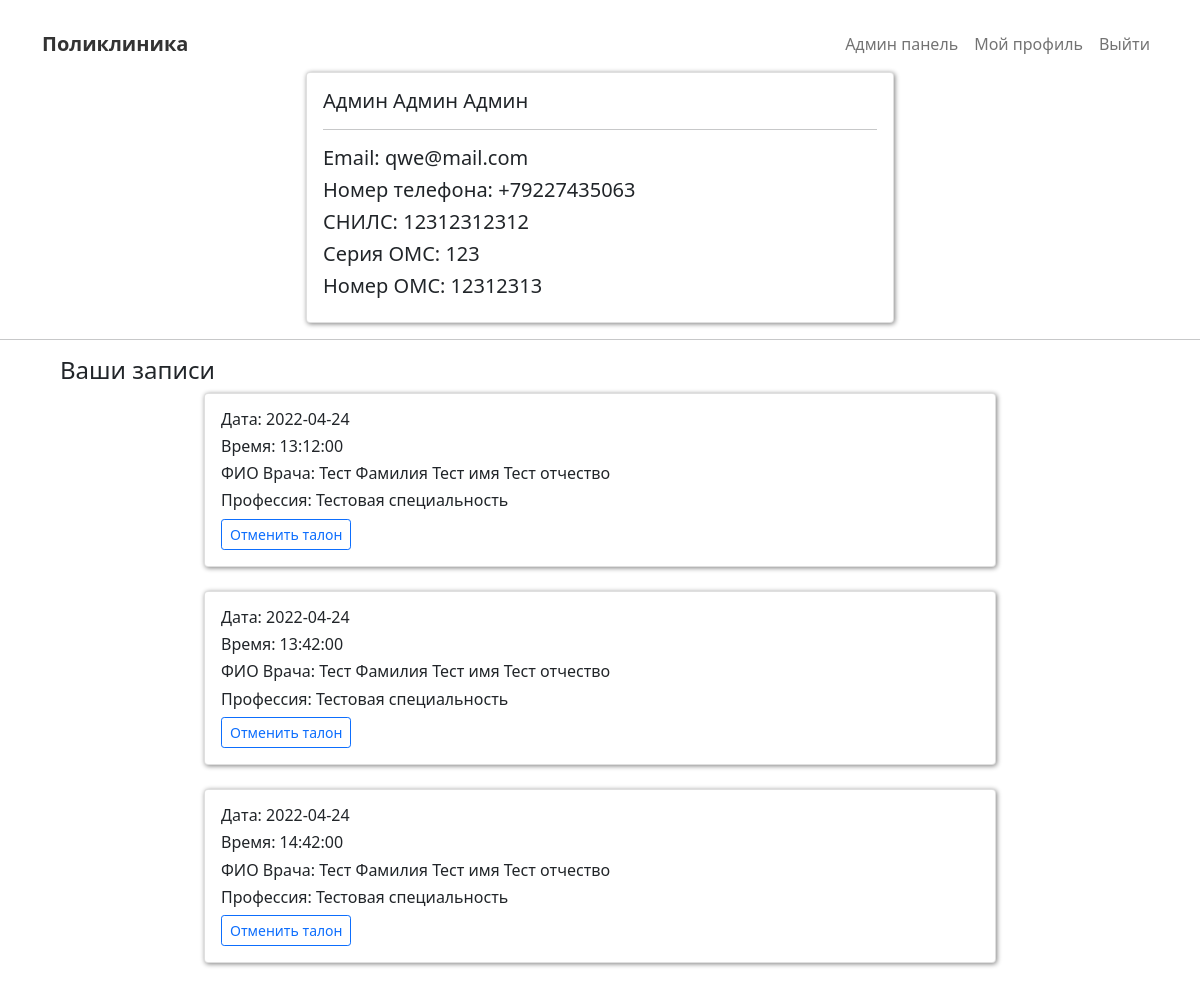
The app's page /profile (signed in) with its own data.
### data/reg_users.py (models this page shows, shortened)
class Reg_User(SqlAlchemyBase, UserMixin, SerializerMixin):
    __tablename__ = 'reg_users'
    id = sqlalchemy.Column(sqlalchemy.Integer,
                           primary_key=True, autoincrement=True, index=True)
    email = sqlalchemy.Column(sqlalchemy.String, nullable=False, unique=True)
    hashed_password = sqlalchemy.Column(sqlalchemy.String, nullable=False)
    name = sqlalchemy.Column(sqlalchemy.String, nullable=False)
    surname = sqlalchemy.Column(sqlalchemy.String, nullable=False)
    patronymic = sqlalchemy.Column(sqlalchemy.String, nullable=False)
    phone_number = sqlalchemy.Column(sqlalchemy.String, nullable=False)
    snils = sqlalchemy.Column(sqlalchemy.String, nullable=False)
    oms_series = sqlalchemy.Column(sqlalchemy.String, nullable=False)
    oms_number = sqlalchemy.Column(sqlalchemy.String, nullable=False)
    def get_fio(self):
        return f"{self.surname} {self.name} {self.patronymic}"
    def get_phone(self):
        return self.phone_number
    def get_snils(self):
        return self.snils
    def get_oms_series(self):
        return self.oms_series
    def get_oms_number(self):
        return self.oms_number
    def get_email(self):
        return self.email

### data/doctor_model.py (models this page shows, shortened)
class Reg_Doctor(SqlAlchemyBase, UserMixin, SerializerMixin):
    __tablename__ = 'reg_doctor'
    id = sqlalchemy.Column(sqlalchemy.Integer,
                           primary_key=True, autoincrement=True, index=True)
    login = sqlalchemy.Column(sqlalchemy.String, nullable=False, unique=True)
    hashed_password = sqlalchemy.Column(sqlalchemy.String, nullable=False)
    name = sqlalchemy.Column(sqlalchemy.String, nullable=False)
    middle_name = sqlalchemy.Column(sqlalchemy.String, nullable=False)
    surname = sqlalchemy.Column(sqlalchemy.String, nullable=False)
    prof = sqlalchemy.Column(sqlalchemy.String, nullable=False)
    image = sqlalchemy.Column(sqlalchemy.BLOB, nullable=True, default=None)
    is_active = sqlalchemy.Column(sqlalchemy.Boolean, default=False)
    doc_schedule = orm.relation("Schedule", back_populates='doctor')

class Schedule(SqlAlchemyBase):
    __tablename__ = 'add_schedule'
    id = sqlalchemy.Column(sqlalchemy.Integer,
                           primary_key=True, autoincrement=True)
    doc_id = sqlalchemy.Column(sqlalchemy.Integer, sqlalchemy.ForeignKey("reg_doctor.id"), nullable=False)
    doctor = orm.relation('Reg_Doctor')
    date = sqlalchemy.Column(sqlalchemy.Date, nullable=False)
    tickets = sqlalchemy.Column(sqlalchemy.TIME, nullable=False)
    state = sqlalchemy.Column(sqlalchemy.Text, nullable=False)
    sch = orm.relation("ScheduleForUser", back_populates='user_ticket')

### app.py (the view)
@app.route("/profile", methods=['POST', 'GET'])
@login_required
def profile():
    user = current_user
    schedule_info = []
    with db_session.create_session() as sess:
        user_tickets = sess.query(ScheduleForUser).filter(ScheduleForUser.user_id == user.id).all()
        user_tickets = [x.schedule_id for x in user_tickets]
        all_tickets = sess.query(Schedule).all()
        for tickt_num, i in enumerate(all_tickets):
            if i.id in user_tickets and i.date >= datetime.datetime.today().date():
                doc = sess.query(Reg_Doctor).filter(Reg_Doctor.id == i.doc_id).first()
                schedule_info.append({
                    'id': i.id,
                    'date': i.date,
                    'time': i.tickets,
                    'doc_fio': f"{doc.surname} {doc.name} {doc.middle_name}",
                    'doc_prof': doc.prof
                })
    schedule_info = sorted(schedule_info, key=lambda x: (x['date'], x['time']))
    return render_template('profile.html', user=user, is_auth=current_user.is_authenticated, is_admin=session['_user_id'] == admin_id, info=schedule_info)

### app.py (called while the page is built)
@login_manager.user_loader
def load_user(user_id):
    db_sess = db_session.create_session()
    return db_sess.query(Reg_User).get(user_id)

### data/db_session.py (called while the page is built)
def create_session() -> Session:
    global __factory
    return __factory()

### templates/profile.html (shortened to what this page needs)
{% extends "base.html" %}
{% block content %}
<div class="row justify-content-center">
    <div class="col-12 col-sm-10 col-md-9 col-lg-6">
         <div class="card">
             <div class="card-body">
                <h5>{{ user.get_fio() }}</h5>
                <hr>
                <h5>Email: {{ user.get_email() }}</h5>
                <h5>Номер телефона: {{ user.get_phone() }}</h5>
                <h5>СНИЛС: {{ user.get_snils() }}</h5>
                {% if user.get_oms_series() != "" %}
                    <h5>Серия ОМС: {{ user.get_oms_series() }}</h5>
                {% endif %}
                <h5>Номер ОМС: {{ user.get_oms_number() }}</h5>
             </div>
         </div>
    </div>
</div>
<hr>
<div class="row justify-content-start" style="margin-left: 4%">
    <div class="col-12">
        <h4>Ваши записи</h4>
    </div>
</div>
<div class="row justify-content-center">
    {% for i in info %}
        <div class="col-12 col-sm-10 col-md-9 col-lg-8" style="margin-bottom: 2%">
            <div class="card">
                <div class="card-body">
                    <h6>Дата: {{i.date}}</h6>
                    <h6>Время: {{i.time}}</h6>
                    <h6>ФИО Врача: {{i.doc_fio}}</h6>
                    <h6>Профессия: {{i.doc_prof}}</h6>
                    <a role="button" class="btn btn-outline-primary btn-sm"
                                   href="{{ url_for('cancel_ticket',ticket_id = i.id)}}">Отменить талон</a>
                </div>
            </div>
        </div>
    {% endfor %}
</div>
{% endblock %}

### templates/base.html (shortened to what this page needs)
<!DOCTYPE html>
<html lang="en">
<head>
    <link href="static/CSS/style.css" rel="stylesheet">
    <link href="https://cdn.jsdelivr.net/npm/bootstrap@5.0.1/dist/css/bootstrap.min.css" rel="stylesheet">
    <link rel="stylesheet" href="https://formden.com/static/cdn/bootstrap-iso.css" />
    <link rel="stylesheet" href="https://cdnjs.cloudflare.com/ajax/libs/bootstrap-datepicker/1.4.1/css/bootstrap-datepicker3.css"/>
</head>
<body>
  <header>
    <nav class="navbar navbar-expand-sm navbar-light pt-4">
      <div class="container">
        <a class="navbar-brand" href="{{ url_for('index') }}">
          <span class="fw-bold">
            Поликлиника
          </span>
        </a>
        <div class="collapse navbar-collapse justify-content-end align-center" id="main-nav">
          <ul class="navbar-nav">
            {% if is_auth %}
              {% if is_admin %}
                <li class="nav-item">
                  <a class="nav-link" href="{{url_for('admin.admin_index_page')}}">Админ панель</a>
                </li>
              {% endif %}
              <li class="nav-item">
                <a class="nav-link" href="{{ url_for('profile') }}">Мой профиль</a>
              </li>
              <li class="nav-item">
                <a class="nav-link" href="{{ url_for('logout') }}">Выйти</a>
              </li>
            {% endif %}
          </ul>
        </div>
      </div>
    </nav>
  </header>
  <main role="main" class="container-fluid m-0 p-0">
      {% block content %} {% endblock %}
  </main>
</body>
</html>

### static/CSS/style.css (style rules this page uses)
span { color: #333333; }
.card { box-shadow: 1px 1px 5px gray; border-radius: 15px; }

### records on screen
Reg_User: get_fio "Админ Админ Админ", get_email "qwe@mail.com", get_phone "+79227435063", get_snils "12312312312", get_oms_series "123", get_oms_number "12312313"
Reg_Doctor: date "2022-04-24", time "13:12:00", doc_fio "Тест Фамилия Тест имя Тест отчество", doc_prof "Тестовая специальность", time "13:42:00", time "14:42:00"
